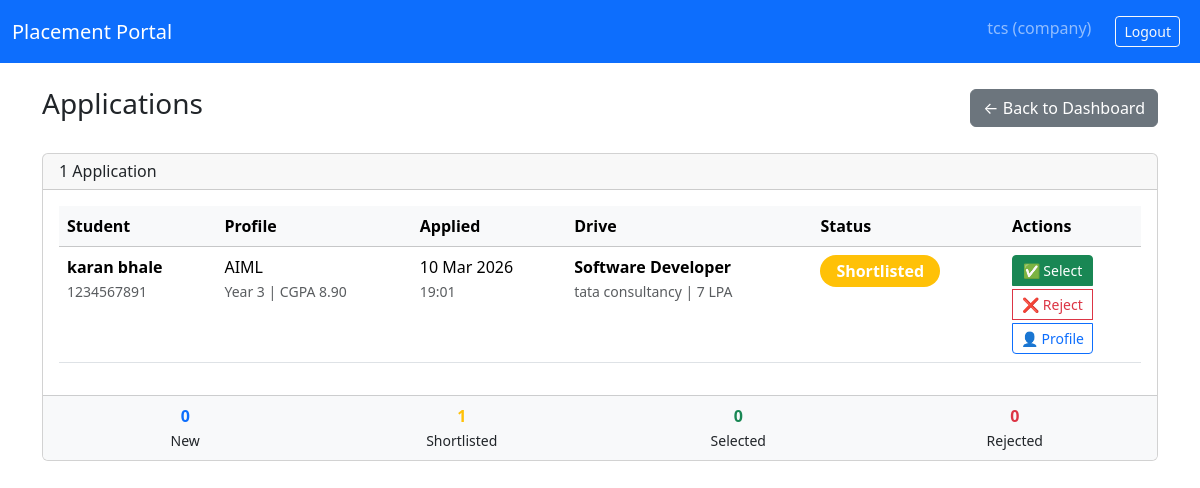
/company/applications (signed in), run on the app's committed database.
### models.py (models this page shows, shortened)
class User(UserMixin, db.Model):
    __tablename__ = 'user'
    id = db.Column(db.Integer, primary_key=True)
    username = db.Column(db.String(80), unique=True, nullable=False, index=True)
    email = db.Column(db.String(120), unique=True, nullable=False, index=True)
    password_hash = db.Column(db.String(128), nullable=False)
    role = db.Column(db.Enum(UserRole), nullable=False, index=True)
    is_active = db.Column(db.Boolean, default=True)
    created_at = db.Column(db.DateTime, default=datetime.utcnow, index=True)

class Application(db.Model):
    __tablename__ = 'application'
    id = db.Column(db.Integer, primary_key=True)
    student_id = db.Column(db.Integer, db.ForeignKey('student.id', ondelete='CASCADE'), nullable=False, index=True)
    drive_id = db.Column(db.Integer, db.ForeignKey('placement_drive.id', ondelete='CASCADE'), nullable=False, index=True)
    applied_at = db.Column(db.DateTime, default=datetime.utcnow, index=True)
    status = db.Column(db.Enum('applied', 'shortlisted', 'selected', 'rejected'),
                      default='applied', index=True)
    resume_path = db.Column(db.String(200))
    __table_args__ = (
        db.UniqueConstraint('student_id', 'drive_id', name='uq_student_drive'),
    )

class Student(db.Model):
    __tablename__ = "student"
    id = db.Column(db.Integer, primary_key=True)
    user_id = db.Column(
        db.Integer, db.ForeignKey("user.id", ondelete="CASCADE"), nullable=False, unique=True
    )
    full_name = db.Column(db.String(100), nullable=False)
    contact = db.Column(db.String(15))
    branch = db.Column(db.String(50))
    year = db.Column(db.Integer)
    cgpa = db.Column(db.Float)
    skills = db.Column(db.Text)
    education = db.Column(db.Text)
    resume_path = db.Column(db.String(500))
    is_blacklisted = db.Column(db.Boolean, default=False)
    created_at = db.Column(db.DateTime, default=datetime.utcnow)

class PlacementDrive(db.Model):
    __tablename__ = "placement_drive"
    id = db.Column(db.Integer, primary_key=True)
    company_id = db.Column(db.Integer, db.ForeignKey("company.id", ondelete="CASCADE"), nullable=False)
    title = db.Column(db.String(100), nullable=False)
    description = db.Column(db.Text, nullable=False)
    skills_required = db.Column(db.Text)
    experience = db.Column(db.String(50))
    salary_range = db.Column(db.String(50))
    eligibility = db.Column(db.Text)
    deadline = db.Column(db.DateTime, nullable=False)
    status = db.Column(db.Enum("pending", "approved","active", "closed"), default="pending", index=True)  # CHANGED: active/closed
    created_at = db.Column(db.DateTime, default=datetime.utcnow, index=True)

class Company(db.Model):
    __tablename__ = 'company'
    id = db.Column(db.Integer, primary_key=True)
    user_id = db.Column(db.Integer, db.ForeignKey('user.id', ondelete='CASCADE'), nullable=False, unique=True)
    name = db.Column(db.String(100), nullable=False)
    industry = db.Column(db.String(100))
    is_blacklisted = db.Column(db.Boolean, default=False)
    hr_contact = db.Column(db.String(100))
    website = db.Column(db.String(200))
    address = db.Column(db.Text)
    is_approved = db.Column(db.Boolean, default=False)
    created_at = db.Column(db.DateTime, default=datetime.utcnow)

### app.py (the view)
@app.route("/company/applications")
@login_required
def company_applications():
    role_required(UserRole.COMPANY)
    company = current_user.company[0]
    if not company or not company.is_approved:
        abort(403)
    drive_id = request.args.get("drive", type=int)
    apps_query = Application.query.join(Student).join(PlacementDrive).filter(
        PlacementDrive.company_id == company.id
    )
    if drive_id:
        apps_query = apps_query.filter(Application.drive_id == drive_id)
    applications = apps_query.order_by(Application.applied_at.desc()).all()
    return render_template("company/applications.html", applications=applications)

### app.py (called while the page is built)
@login_manager.user_loader
def load_user(user_id):
    return User.query.get(int(user_id))

def role_required(role: UserRole):
    if (not current_user.is_authenticated) or (current_user.role != role):
        abort(403)

@app.context_processor
def inject_profile_status():
    def get_profile_status(user):
        if user.role != UserRole.STUDENT:
            return "complete"
        student = user.student[0]
        if not student:
            return "incomplete"
        score = 0
        if student.full_name: score += 1
        if student.branch: score += 1
        if student.skills: score += 1
        if student.resume_path: score += 2
        if score >= 4: return "complete"
        elif score >= 2: return "partial"
        return "incomplete"
    return dict(get_profile_status=get_profile_status)

### templates/company/applications.html (shortened to what this page needs)
{% extends "base.html" %} {% block title %}Company - Applications{% endblock %}
{% block content %}
<div class="d-flex justify-content-between align-items-center mb-4">
  <h3>
    Applications
  </h3>
  <a href="{{ url_for('company_dashboard') }}" class="btn btn-secondary">
    ← Back to Dashboard
  </a>
</div>
{% if applications %}
<div class="card">
  <div class="card-header">
    <h6 class="mb-0">
      {{ applications|length }} Application{{ 's' if applications|length != 1 }}
    </h6>
  </div>
  <div class="card-body">
    <div class="table-responsive">
      <table class="table table-hover">
        <thead class="table-light">
          <tr>
            <th>Student</th>
            <th>Profile</th>
            <th>Applied</th>
            <th>Drive</th>
            <th>Status</th>
            <th>Actions</th>
          </tr>
        </thead>
        <tbody>
          {% for a in applications %}
          <tr>
            <td>
              <div class="fw-bold">{{ a.student.full_name }}</div>
              <small class="text-muted"
                >{{ a.student.contact or 'No contact' }}</small
              >
            </td>
            <td>
              <div>{{ a.student.branch or 'N/A' }}</div>
              <small class="text-muted">
                Year {{ a.student.year or 'N/A' }} | CGPA {{
                "%.2f"|format(a.student.cgpa or 0) }}
              </small>
            </td>
            <td>
              <div>{{ a.applied_at.strftime('%d %b %Y') }}</div>
              <small class="text-muted"
                >{{ a.applied_at.strftime('%H:%M') }}</small
              >
            </td>
            <td>
              <div class="fw-semibold">{{ a.drive.title }}</div>
              <small class="text-muted">
                {{ a.drive.company.name }} {% if a.drive.salary_range %} | {{
                a.drive.salary_range }} {% endif %}
              </small>
            </td>
            <td>
              <span
                class="badge fs-6 px-3 py-2 rounded-pill bg-{{
              'secondary' if a.status == 'applied'
              else 'warning' if a.status == 'shortlisted'
              else 'success' if a.status == 'selected'
              else 'danger'
            }}"
              >
                {{ a.status|title }}
              </span>
            </td>
            <td>
              <div class="btn-group-vertical btn-group-sm" role="group">
                {% if a.status == 'applied' %}
                <a
                  href="{{ url_for('company_update_application', app_id=a.id, status='shortlisted') }}"
                  class="btn btn-warning btn-sm mb-1"
                >
                  📋 Shortlist
                </a>
                {% elif a.status == 'shortlisted' %}
                <a
                  href="{{ url_for('company_update_application', app_id=a.id, status='selected') }}"
                  class="btn btn-success btn-sm mb-1"
                >
                  ✅ Select
                </a>
                <a
                  href="{{ url_for('company_update_application', app_id=a.id, status='rejected') }}"
                  class="btn btn-outline-danger btn-sm mb-1"
                >
                  ❌ Reject
                </a>
                {% elif a.status == 'selected' %}
                <span class="badge bg-success">Selected ✅</span>
                {% elif a.status == 'rejected' %}
                <span class="badge bg-danger">Rejected ❌</span>
                {% endif %}
                <a
                  href="{{ url_for('company_student_profile', student_id=a.student.id) }}"
                  class="btn btn-outline-primary btn-sm"
                >
                  👤 Profile
                </a>
              </div>
            </td>
          </tr>
          {% endfor %}
        </tbody>
      </table>
    </div>
  </div>
  <div class="card-footer bg-light">
    <div class="row text-center">
      <div class="col-md-3">
        <div class="fw-bold text-primary">
          {{ applications|selectattr('status', 'equalto', 'applied')|list|length
          }}
        </div>
        <small>New</small>
      </div>
      <div class="col-md-3">
        <div class="fw-bold text-warning">
          {{ applications|selectattr('status', 'equalto',
          'shortlisted')|list|length }}
        </div>
        <small>Shortlisted</small>
      </div>
      <div class="col-md-3">
        <div class="fw-bold text-success">
          {{ applications|selectattr('status', 'equalto',
          'selected')|list|length }}
        </div>
        <small>Selected</small>
      </div>
      <div class="col-md-3">
        <div class="fw-bold text-danger">
          {{ applications|selectattr('status', 'equalto',
          'rejected')|list|length }}
        </div>
        <small>Rejected</small>
      </div>
    </div>
  </div>
</div>
{% endif %} {% endblock %}

### templates/base.html (shortened to what this page needs)
<!doctype html>
<html lang="en">
<head>
  <link
    href="https://cdn.jsdelivr.net/npm/bootstrap@5.3.3/dist/css/bootstrap.min.css"
    rel="stylesheet">
  <link rel="stylesheet" href="{{ url_for('static', filename='css/style.css') }}">
</head>
<body>
<nav class="navbar navbar-expand-lg navbar-dark bg-primary">
  <div class="container-fluid">
    <a class="navbar-brand" href="{{ url_for('dashboard') if current_user.is_authenticated else url_for('login') }}">
      Placement Portal
    </a>
    <div class="d-flex">
      {% if current_user.is_authenticated %}
        <span class="navbar-text me-3">
          {{ current_user.username }} ({{ current_user.role.value }})
        </span>
        <a class="btn btn-outline-light btn-sm m-2" href="{{ url_for('logout') }}">Logout</a>
      {% endif %}
    </div>
  </div>
</nav>
<div class="container mt-4">
  {% block content %}{% endblock %}
</div>
</body>
</html>

### data on the page
User: username "tcs", role.value "company"
Application: student.full_name "karan bhale", student "1234567891", student "AIML", student "3", applied_at "10 Mar 2026", applied_at "19:01", drive "Software Developer", drive.company.name "tata consultancy", drive.salary_range "7 LPA", status "Shortlisted"
Student: student "8.90"

### other printed values
{{ applications|length }} "1"
{{ applications|selectattr('status', 'equalto', 'applied')|list|length }} "0"
